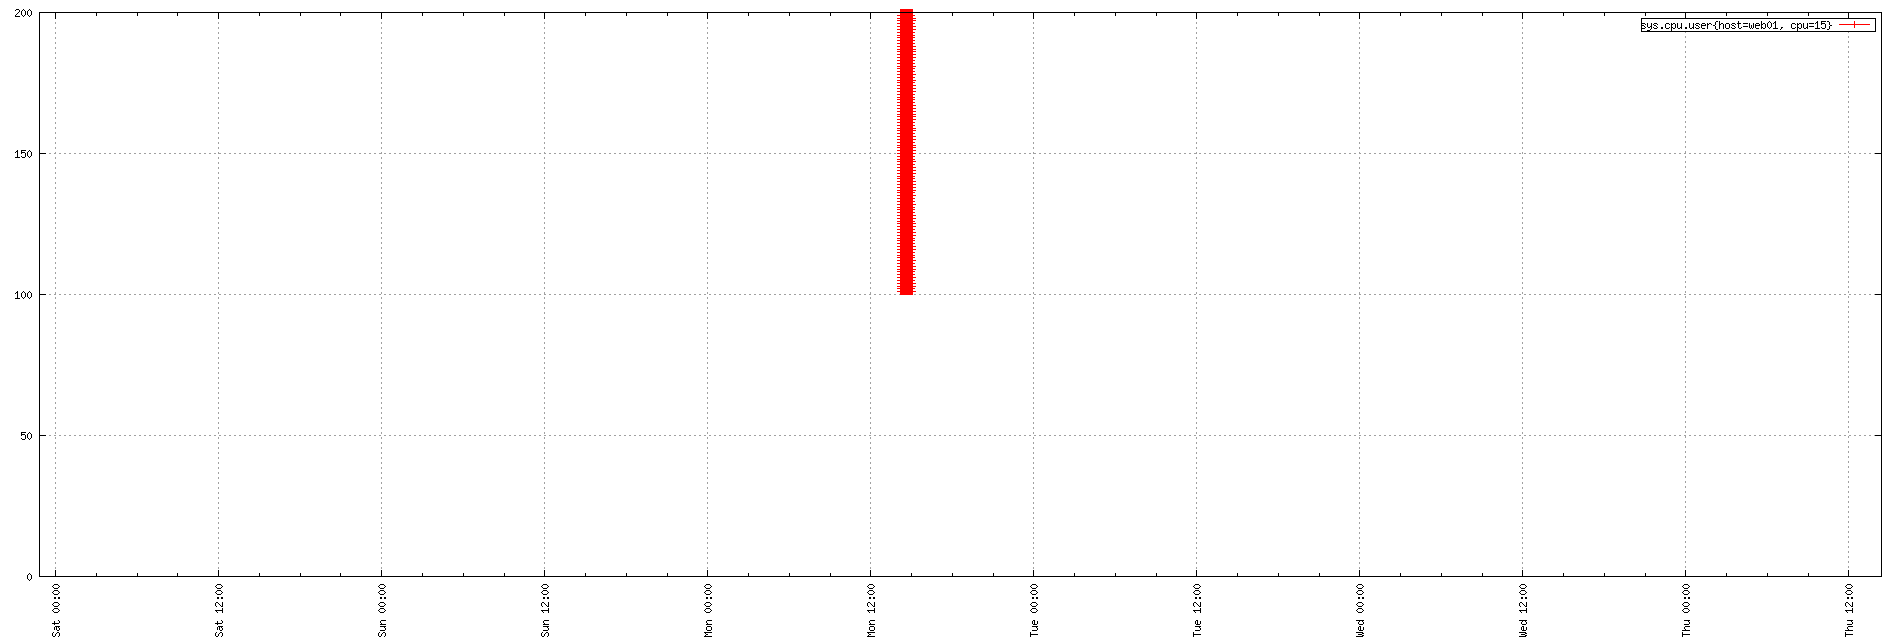

Recreate this plot in gnuplot.
set term png small size 1900,644
set xdata time
set timefmt "%s"
if (GPVAL_VERSION < 4.6) set xtics rotate; else set xtics rotate right
set output "${TMPDIR-'tmp'}/tsd/7336bf51.png"
set xrange ["1673650109":"1674138231"]
set format x "%a %H:%M"
set grid
set style data linespoint
set key right box
set yrange [0:]
plot  "${TMPDIR-'tmp'}/tsd/7336bf51_0.dat" using 1:2 title "sys.cpu.user{host=web01, cpu=15}"
